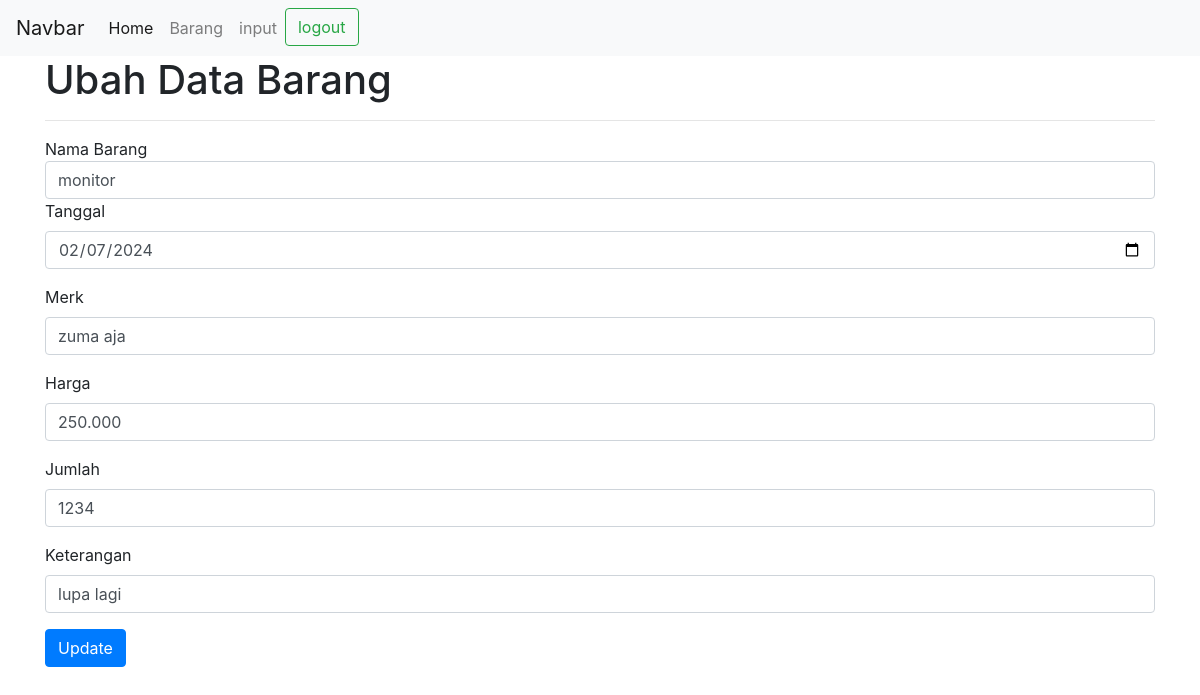
The app's page /edit.php?id=4 with its own data.
### tables this page shows
CREATE TABLE `barang` (
  `id` int(11) NOT NULL,
  `namabarang` varchar(225) NOT NULL,
  `tanggal` varchar(255) NOT NULL,
  `merk` varchar(225) NOT NULL,
  `harga` varchar(100) NOT NULL,
  `jumlah` varchar(100) NOT NULL,
  `keterangan` varchar(225) NOT NULL
);

### koneksi.php (called while the page is built, shortened)
<?php
    $host="localhost";
    $user="root";
    $pass="";
    $db="peminjaman_barang";
    $konn= mysqli_connect($host,$user,$pass,$db) or die;
    function edit($tabel,$id)
    {
        Global $konn;
        $hasil=mysqli_query($konn,"select *from $tabel where id='$id'");
        return $hasil;
    }
?>

### edit.php (the view, shortened to what this page needs)
<?php
    require_once('koneksi.php');
    $idx=$_GET['id'];
    $data=edit("barang",$idx);
?>
<!doctype html>
<html lang="en">
  <head>
    <link rel="stylesheet" href="https://cdn.jsdelivr.net/npm/bootstrap@4.6.2/dist/css/bootstrap.min.css">
  </head>
  <body>
  <?php include("nav.php")?>
  <div class= "container">
  <h1>Ubah Data Barang</h1>
  <hr>
  <?php while($barang=mysqli_fetch_array($data)):?>
<form action = "update.php" method = "post" >
    <div class="form-group>
      <label for="namabarang">Nama Barang</label>
      <input type='text' class='form-control' name='namabarang' value="<?php echo "$barang[namabarang]"; ?>">
    </div>
    <div class="form-group">
      <label for="tanggal">Tanggal</label>
      <input type="date" class="form-control" name="tanggal" value="<?php echo "$barang[tanggal]"; ?>">
    </div>
  <div class="form-group">
    <label for="merk">Merk</label>
    <input type="text" class="form-control" name="merk" value="<?php echo "$barang[merk]"; ?>">
  </div>
  <div class="form-group">
    <label for="harga">Harga</label>
    <input type="text" class="form-control" name="harga" value="<?php echo "$barang[harga]"; ?>" >
  </div>
    <div class="form-group">
      <label for="jumlah">Jumlah</label>
      <input type="text" class="form-control" name="jumlah" value="<?php echo "$barang[jumlah]"; ?>">
    </div>
    <div class="form-group">
      <label for="keterangan">Keterangan</label>
      <input type="text" class="form-control" name="keterangan" value="<?php echo "$barang[keterangan]"; ?>">
    </div>
  <button type="submit" class="btn btn-primary">Update</button>
</form>
<?php endwhile ;?>
</div>
  </body>
</html>

### records on screen
barang: namabarang "monitor", tanggal "02/07/2024", merk "zuma aja", harga "250.000", jumlah "1234", keterangan "lupa lagi"
